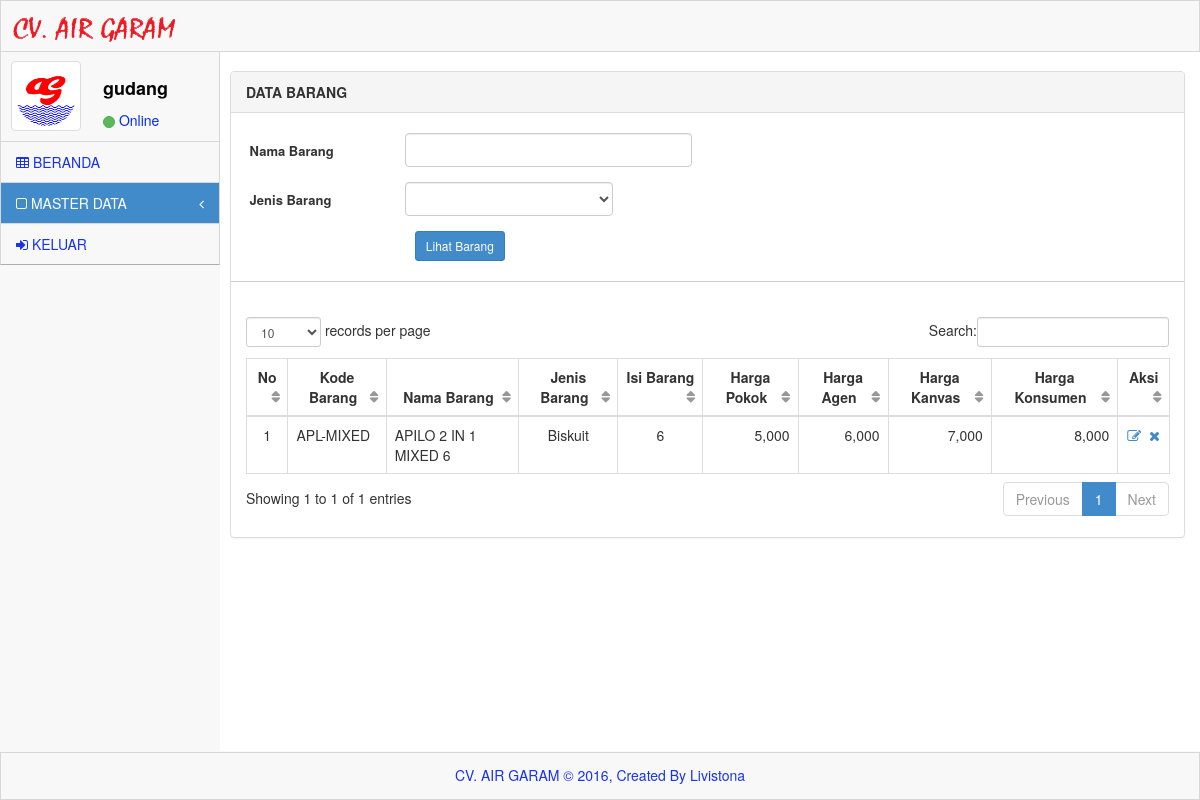
Screenshot of /system/index.php?menu=master&sub_menu=barang (signed in) with the database file from the repository.
### tables this page shows
CREATE TABLE IF NOT EXISTS `barang` (
  `id_barang` int(10) NOT NULL AUTO_INCREMENT,
  `kode_barang` varchar(10) NOT NULL,
  `nama_barang` varchar(50) NOT NULL,
  `jenis_barang` varchar(20) NOT NULL,
  `isi_barang` int(10) DEFAULT NULL,
  `hpp` int(10) DEFAULT '0',
  `harga_agen` int(10) DEFAULT '0',
  `harga_kanvas` int(10) DEFAULT '0',
  `harga_konsumen` int(10) DEFAULT '0',
  PRIMARY KEY (`id_barang`)
);

### system/menu/barang.php (the view, shortened to what this page needs)
<div id="content">
	<div class="inner" style="min-height: 700px;">
		<br>
                <div class="row">
                <div class="col-lg-12">
                    <div class="panel panel-default">
                        <div class="panel-heading">
                            <b>DATA BARANG</b>
                        </div><br>
						<div class="col-lg-12">
							<form action="" class="form-horizontal" method="POST" id="block-validate">
								 <div class="form-group">
									<label class="control-label col-lg-2"><font size="2px">&nbsp;Nama Barang</font></label>
									<div class="col-lg-4">
										<input type="text" name="nama3" class="form-control" />
									</div>
								</div>
								<div class="form-group">
									<label class="control-label col-lg-2"><font size="2px">&nbsp;Jenis Barang</font></label>
									<div class="col-lg-3">
										<select name="jenis2" id="jenis" class="form-control">
											<option value=""></option>
											<option value="Yuppi">Yuppi</option>
										</select>
									</div>
								</div>
								<label class="control-label col-lg-2"></label>
								<div class="form-actions no-margin-bottom col-lg-3" style="text-align:left;">
									<input type="submit" value="Lihat Barang" name="simpan" class="btn btn-primary btn-sm" />
								</div>
							</form>
						</div>
						<br>
						<br>
						<hr>
                        <div class="panel-body">
                            <div class="table-responsive">
                                <table class="table table-bordered table-hover" id="dataTables-example">
                                    <thead>
                                        <tr align="center">
                                            <th>No</th>
                                            <th>Kode Barang</th>
                                            <th>Nama Barang</th>
                                            <th>Jenis Barang</th>
                                            <th>Isi Barang</th>
                                            <th>Harga Pokok</th>
                                            <th>Harga Agen</th>
                                            <th>Harga Kanvas</th>
                                            <th>Harga Konsumen</th>
                                            <th>Aksi</th>
                                        </tr>
                                    </thead>
									<tbody>
										<?php
										$nama3 = $_POST['nama3'];
										$jenis2 = $_POST['jenis2'];
										$i=0;
										if(($jenis2<>'')and($nama3<>'')){
										$sql = mysql_query("SELECT * FROM barang where jenis_barang='$jenis2' and nama_barang like '%$nama3%'");
										}elseif($nama3<>''){
										$sql = mysql_query("SELECT * FROM barang where nama_barang like '%$nama3%'");
										}elseif($jenis2<>''){
										$sql = mysql_query("SELECT * FROM barang where jenis_barang='$jenis2'");
										}else{
										$sql = mysql_query("SELECT * FROM barang");
										}
										while($hasil=mysql_fetch_array($sql)){
										$i+=1;
										$sisa=$i%2;
										if ($sisa == 0)  {
											$class = "class='success'";
										}else {
											$class = "class='gradeX'";
										 }
										?>
                                        <tr <?php echo $class;?> >
                                            <td align="center"><?php echo $i;?></td>
                                            <td><?php echo $hasil['kode_barang'];?></td>
                                            <td><?php echo $hasil['nama_barang'];?></td>
                                            <td align="center"><?php echo $hasil['jenis_barang'];?></td>
                                            <td align="center"><?php echo number_format($hasil['isi_barang']);?></td>
                                            <td align="right"><?php echo number_format($hasil['hpp']);?></td>
                                            <td align="right"><?php echo number_format($hasil['harga_agen']);?></td>
                                            <td align="right"><?php echo number_format($hasil['harga_kanvas']);?></td>
                                            <td align="right"><?php echo number_format($hasil['harga_konsumen']);?></td>
                                            <td align="center">
												<a href="index.php?menu=master&sub_menu=barang_edit&id=<?php echo $hasil['id_barang'];?>"><i class="icon-edit"></i></a>&nbsp;
												<a href="index.php?menu=master&sub_menu=barang_delete&id=<?php echo $hasil['id_barang'];?>" onclick="return confirm('Apakah anda yakin ingin menghapus data ini?')"><i class="icon-remove"></i></a>&nbsp;
											</td>
                                        </tr>
										<?php } ?>
                                    </tbody>
								</table>
                            </div>
                        </div>
                    </div>
                </div>
            </div>
	</div>
</div>
</div>

### system/assets/css/main.css (style rules this page uses)
@media (min-width: 768px) { html, body { height: 100%; } }
body.padTop53 { padding-top: 75px; overflow: visible; }
@media (min-width: 802px) { body.padTop53 { padding-top: 51px; } }
@media (min-width: 768px) { #content { margin-left: 100px; } }
@media (min-width: 992px) { #content { margin-left: 220px; } }
#content { -webkit-transition: margin 0.4s; transition: margin 0.4s; }
.inner { position: relative; min-height: 1px; padding-right: 15px; padding-left: 10px; background: #fff; border: 0px solid #e4e4e4; min-height:1200px; }
@media (min-width: 768px) { .inner { float: left; width: 100%; } }
.inner .row { margin-right: -15px; margin-left: -15px; }
.inner hr { margin-top: 10px; border-top-color: #ccc; }

### system/assets/css/MoneAdmin.css (style rules this page uses)
body { background-color: #f8f8f8; }
table.dataTable thead .sorting, table.dataTable thead .sorting_asc:after, table.dataTable thead .sorting_desc, table.dataTable thead .sorting_asc_disabled, table.dataTable thead .sorting_desc_disabled { background: transparent; }
table.dataTable thead .sorting_asc:after { content: "\f0de"; float: right; font-family: fontawesome; }
table.dataTable thead .sorting:after { content: "\f0dc"; float: right; font-family: fontawesome; color: rgba(50,50,50,.5); }

### rows the page displays
barang: kode_barang "APL-MIXED", nama_barang "APILO 2 IN 1 MIXED 6", jenis_barang "Biskuit", isi_barang "6", hpp "5,000", harga_agen "6,000", harga_kanvas "7,000", harga_konsumen "8,000"

### other values shown
$_SESSION['username'] "gudang"
